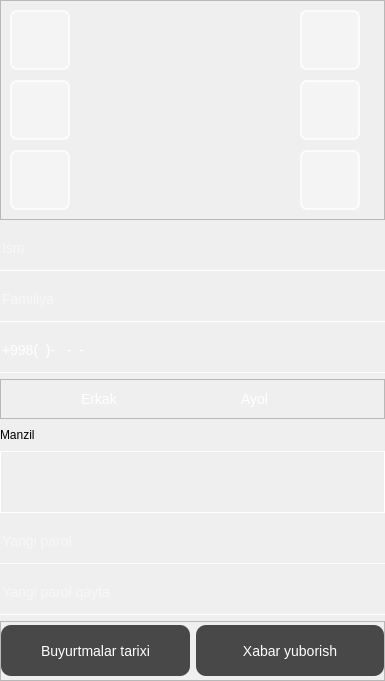
          <widget class="QWidget" name="scrollAreaWidgetContents_userInfo">
           <property name="geometry">
            <rect>
             <x>0</x>
             <y>0</y>
             <width>385</width>
             <height>681</height>
            </rect>
           </property>
           <property name="styleSheet">
            <string notr="true">QLineEdit{
	font-size:14px;;
	color:white;
	border:none;
	background:transparent;
	border-bottom:1px solid white;
}

QLineEdit:hover, QTextEdit:hover{
	background:rgba(0,0,0,0.04);
}
QTextEdit{
	font-size:14px;;
	color:white;
	background:transparent;
	border:1px solid white;
}
QPushButton{
background: rgba(255,255,255,0.3);
border-radius: 7px;
border: 2px solid rgba(255,255,255,0.7);
/*rgb(68, 117, 222)*/
}
QPushButton:hover{
background: rgba(255,255,255,0.5);
}
QRadioButton{
background: transparent;
font-size: 14px;
color: white;
}
</string>
           </property>
           <layout class="QVBoxLayout" name="verticalLayout_3">
            <property name="leftMargin">
             <number>0</number>
            </property>
            <property name="topMargin">
             <number>0</number>
            </property>
            <property name="rightMargin">
             <number>0</number>
            </property>
            <property name="bottomMargin">
             <number>0</number>
            </property>
            <item>
             <layout class="QVBoxLayout" name="verticalLayout_userInfo">
              <item>
               <widget class="QFrame" name="frame_avataUser">
                <property name="minimumSize">
                 <size>
                  <width>360</width>
                  <height>220</height>
                 </size>
                </property>
                <property name="maximumSize">
                 <size>
                  <width>16777215</width>
                  <height>220</height>
                 </size>
                </property>
                <property name="frameShape">
                 <enum>QFrame::StyledPanel</enum>
                </property>
                <property name="frameShadow">
                 <enum>QFrame::Raised</enum>
                </property>
                <widget class="QLabel" name="avatarUser">
                 <property name="geometry">
                  <rect>
                   <x>80</x>
                   <y>0</y>
                   <width>205</width>
                   <height>205</height>
                  </rect>
                 </property>
                 <property name="minimumSize">
                  <size>
                   <width>205</width>
                   <height>205</height>
                  </size>
                 </property>
                 <property name="maximumSize">
                  <size>
                   <width>205</width>
                   <height>205</height>
                  </size>
                 </property>
                 <property name="text">
                  <string/>
                 </property>
                </widget>
                <widget class="QPushButton" name="btn_previousAvatarUser">
                 <property name="geometry">
                  <rect>
                   <x>10</x>
                   <y>10</y>
                   <width>60</width>
                   <height>60</height>
                  </rect>
                 </property>
                 <property name="minimumSize">
                  <size>
                   <width>60</width>
                   <height>60</height>
                  </size>
                 </property>
                 <property name="maximumSize">
                  <size>
                   <width>60</width>
                   <height>60</height>
                  </size>
                 </property>
                 <property name="toolTip">
                  <string>Oldingi shavlon avatar</string>
                 </property>
                 <property name="text">
                  <string/>
                 </property>
                 <property name="icon">
                  <iconset resource="../images.qrc">
                   <normaloff>:/images/img/icon/previous .png</normaloff>:/images/img/icon/previous .png</iconset>
                 </property>
                 <property name="iconSize">
                  <size>
                   <width>48</width>
                   <height>48</height>
                  </size>
                 </property>
                </widget>
                <widget class="QPushButton" name="btn_templateAvatarUser">
                 <property name="geometry">
                  <rect>
                   <x>10</x>
                   <y>80</y>
                   <width>60</width>
                   <height>60</height>
                  </rect>
                 </property>
                 <property name="minimumSize">
                  <size>
                   <width>0</width>
                   <height>60</height>
                  </size>
                 </property>
                 <property name="maximumSize">
                  <size>
                   <width>60</width>
                   <height>60</height>
                  </size>
                 </property>
                 <property name="toolTip">
                  <string>Shablon avatar</string>
                 </property>
                 <property name="text">
                  <string/>
                 </property>
                 <property name="icon">
                  <iconset resource="../images.qrc">
                   <normaloff>:/images/img/icon/global.png</normaloff>:/images/img/icon/global.png</iconset>
                 </property>
                 <property name="iconSize">
                  <size>
                   <width>48</width>
                   <height>48</height>
                  </size>
                 </property>
                </widget>
                <widget class="QPushButton" name="btn_nextAvatarUser">
                 <property name="geometry">
                  <rect>
                   <x>10</x>
                   <y>150</y>
                   <width>60</width>
                   <height>60</height>
                  </rect>
                 </property>
                 <property name="minimumSize">
                  <size>
                   <width>60</width>
                   <height>60</height>
                  </size>
                 </property>
                 <property name="maximumSize">
                  <size>
                   <width>60</width>
                   <height>60</height>
                  </size>
                 </property>
                 <property name="toolTip">
                  <string>Keyingi shablon avatar</string>
                 </property>
                 <property name="text">
                  <string/>
                 </property>
                 <property name="icon">
                  <iconset resource="../images.qrc">
                   <normaloff>:/images/img/icon/next.png</normaloff>:/images/img/icon/next.png</iconset>
                 </property>
                 <property name="iconSize">
                  <size>
                   <width>48</width>
                   <height>48</height>
                  </size>
                 </property>
                </widget>
                <widget class="QPushButton" name="btn_editInfoUser">
                 <property name="geometry">
                  <rect>
                   <x>300</x>
                   <y>150</y>
                   <width>60</width>
                   <height>60</height>
                  </rect>
                 </property>
                 <property name="minimumSize">
                  <size>
                   <width>60</width>
                   <height>60</height>
                  </size>
                 </property>
                 <property name="maximumSize">
                  <size>
                   <width>60</width>
                   <height>60</height>
                  </size>
                 </property>
                 <property name="toolTip">
                  <string>Taxrirlash</string>
                 </property>
                 <property name="text">
                  <string/>
                 </property>
                 <property name="icon">
                  <iconset resource="../images.qrc">
                   <normaloff>:/images/img/icon/sign.png</normaloff>:/images/img/icon/sign.png</iconset>
                 </property>
                 <property name="iconSize">
                  <size>
                   <width>48</width>
                   <height>48</height>
                  </size>
                 </property>
                </widget>
                <widget class="QPushButton" name="btn_removeAvatarUser">
                 <property name="geometry">
                  <rect>
                   <x>300</x>
                   <y>80</y>
                   <width>60</width>
                   <height>60</height>
                  </rect>
                 </property>
                 <property name="minimumSize">
                  <size>
                   <width>60</width>
                   <height>60</height>
                  </size>
                 </property>
                 <property name="maximumSize">
                  <size>
                   <width>60</width>
                   <height>60</height>
                  </size>
                 </property>
                 <property name="toolTip">
                  <string>Default avatarni tanlash</string>
                 </property>
                 <property name="text">
                  <string/>
                 </property>
                 <property name="icon">
                  <iconset resource="../images.qrc">
                   <normaloff>:/images/img/icon/delete.png</normaloff>:/images/img/icon/delete.png</iconset>
                 </property>
                 <property name="iconSize">
                  <size>
                   <width>48</width>
                   <height>48</height>
                  </size>
                 </property>
                </widget>
                <widget class="QPushButton" name="btn_addAvatarUser">
                 <property name="geometry">
                  <rect>
                   <x>300</x>
                   <y>10</y>
                   <width>60</width>
                   <height>60</height>
                  </rect>
                 </property>
                 <property name="minimumSize">
                  <size>
                   <width>60</width>
                   <height>60</height>
                  </size>
                 </property>
                 <property name="maximumSize">
                  <size>
                   <width>60</width>
                   <height>60</height>
                  </size>
                 </property>
                 <property name="toolTip">
                  <string>Avatar tanlash</string>
                 </property>
                 <property name="text">
                  <string/>
                 </property>
                 <property name="icon">
                  <iconset resource="../images.qrc">
                   <normaloff>:/images/img/icon/edit.png</normaloff>:/images/img/icon/edit.png</iconset>
                 </property>
                 <property name="iconSize">
                  <size>
                   <width>48</width>
                   <height>48</height>
                  </size>
                 </property>
                </widget>
               </widget>
              </item>
              <item>
               <widget class="QLineEdit" name="edit_nameUser">
                <property name="minimumSize">
                 <size>
                  <width>0</width>
                  <height>45</height>
                 </size>
                </property>
                <property name="maximumSize">
                 <size>
                  <width>16777215</width>
                  <height>51</height>
                 </size>
                </property>
                <property name="placeholderText">
                 <string>Ism</string>
                </property>
               </widget>
              </item>
              <item>
               <widget class="QLineEdit" name="edit_surnameUser">
                <property name="minimumSize">
                 <size>
                  <width>0</width>
                  <height>45</height>
                 </size>
                </property>
                <property name="maximumSize">
                 <size>
                  <width>16777215</width>
                  <height>51</height>
                 </size>
                </property>
                <property name="placeholderText">
                 <string>Familiya</string>
                </property>
               </widget>
              </item>
              <item>
               <widget class="QLineEdit" name="edit_phoneUser">
                <property name="minimumSize">
                 <size>
                  <width>0</width>
                  <height>45</height>
                 </size>
                </property>
                <property name="maximumSize">
                 <size>
                  <width>16777215</width>
                  <height>51</height>
                 </size>
                </property>
                <property name="inputMask">
                 <string>+\9\9\8(99)-999-99-99</string>
                </property>
               </widget>
              </item>
              <item>
               <widget class="QFrame" name="frame_userGender">
                <property name="minimumSize">
                 <size>
                  <width>0</width>
                  <height>40</height>
                 </size>
                </property>
                <property name="maximumSize">
                 <size>
                  <width>16777215</width>
                  <height>40</height>
                 </size>
                </property>
                <property name="frameShape">
                 <enum>QFrame::StyledPanel</enum>
                </property>
                <property name="frameShadow">
                 <enum>QFrame::Raised</enum>
                </property>
                <layout class="QHBoxLayout" name="horizontalLayout_14">
                 <property name="leftMargin">
                  <number>60</number>
                 </property>
                 <item>
                  <widget class="QRadioButton" name="radio_maleUser">
                   <property name="text">
                    <string>Erkak</string>
                   </property>
                  </widget>
                 </item>
                 <item>
                  <widget class="QRadioButton" name="radio_femaleUser">
                   <property name="text">
                    <string>Ayol</string>
                   </property>
                  </widget>
                 </item>
                </layout>
               </widget>
              </item>
              <item>
               <widget class="QLabel" name="label_userAddress">
                <property name="minimumSize">
                 <size>
                  <width>0</width>
                  <height>20</height>
                 </size>
                </property>
                <property name="maximumSize">
                 <size>
                  <width>16777215</width>
                  <height>25</height>
                 </size>
                </property>
                <property name="text">
                 <string>Manzil</string>
                </property>
               </widget>
              </item>
              <item>
               <widget class="QTextEdit" name="edit_addressUser">
                <property name="minimumSize">
                 <size>
                  <width>0</width>
                  <height>60</height>
                 </size>
                </property>
                <property name="maximumSize">
                 <size>
                  <width>16777215</width>
                  <height>80</height>
                 </size>
                </property>
               </widget>
              </item>
              <item>
               <widget class="QLineEdit" name="edit_passwordUser">
                <property name="minimumSize">
                 <size>
                  <width>0</width>
                  <height>45</height>
                 </size>
                </property>
                <property name="maximumSize">
                 <size>
                  <width>16777215</width>
                  <height>51</height>
                 </size>
                </property>
                <property name="placeholderText">
                 <string>Yangi parol</string>
                </property>
               </widget>
              </item>
              <item>
               <widget class="QLineEdit" name="edit_passwordAgainUser">
                <property name="minimumSize">
                 <size>
                  <width>0</width>
                  <height>45</height>
                 </size>
                </property>
                <property name="maximumSize">
                 <size>
                  <width>16777215</width>
                  <height>51</height>
                 </size>
                </property>
                <property name="placeholderText">
                 <string>Yangi parol qayta</string>
                </property>
               </widget>
              </item>
              <item>
               <widget class="QFrame" name="frame">
                <property name="minimumSize">
                 <size>
                  <width>0</width>
                  <height>60</height>
                 </size>
                </property>
                <property name="maximumSize">
                 <size>
                  <width>16777215</width>
                  <height>100</height>
                 </size>
                </property>
                <property name="styleSheet">
                 <string notr="true">QPushButton{
background:rgba(0, 0, 0, 0.7);
border: black;
border-radius:10px;
color: white;
font-size: 14px;
}

</string>
                </property>
                <property name="frameShape">
                 <enum>QFrame::StyledPanel</enum>
                </property>
                <property name="frameShadow">
                 <enum>QFrame::Raised</enum>
                </property>
                <layout class="QHBoxLayout" name="horizontalLayout_15">
                 <property name="leftMargin">
                  <number>0</number>
                 </property>
                 <property name="topMargin">
                  <number>0</number>
                 </property>
                 <property name="rightMargin">
                  <number>0</number>
                 </property>
                 <property name="bottomMargin">
                  <number>0</number>
                 </property>
                 <item>
                  <widget class="QPushButton" name="btn_userOrders">
                   <property name="maximumSize">
                    <size>
                     <width>200</width>
                     <height>51</height>
                    </size>
                   </property>
                   <property name="styleSheet">
                    <string notr="true">QPushButton:hover{
background: rgba(30,231,21,0.6);
}</string>
                   </property>
                   <property name="text">
                    <string>Buyurtmalar tarixi</string>
                   </property>
                  </widget>
                 </item>
                 <item>
                  <widget class="QPushButton" name="btn_userMessage">
                   <property name="maximumSize">
                    <size>
                     <width>200</width>
                     <height>51</height>
                    </size>
                   </property>
                   <property name="styleSheet">
                    <string notr="true">QPushButton:hover{
background:rgb(168, 117, 222)
}</string>
                   </property>
                   <property name="text">
                    <string>Xabar yuborish</string>
                   </property>
                  </widget>
                 </item>
                </layout>
               </widget>
              </item>
             </layout>
            </item>
           </layout>
          </widget>
